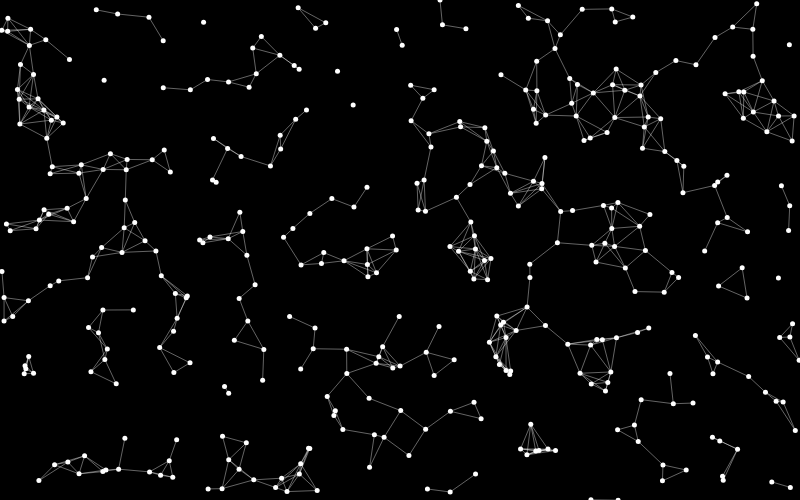
Frame 1 (no input)
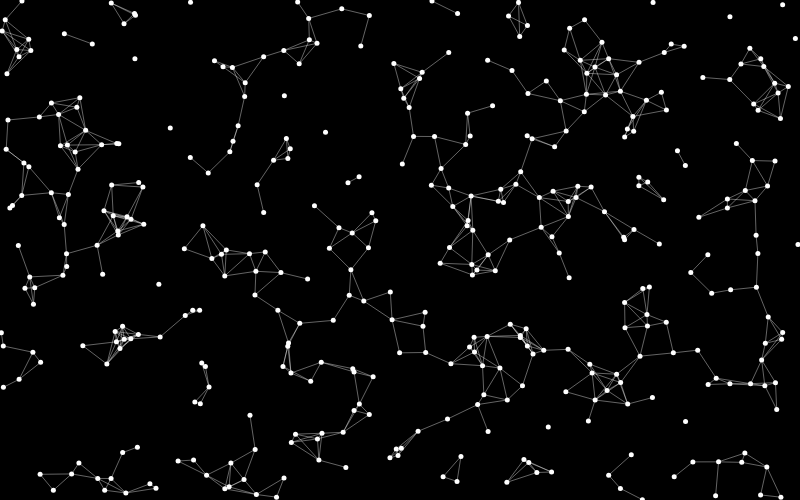
Frame 60 (no input)
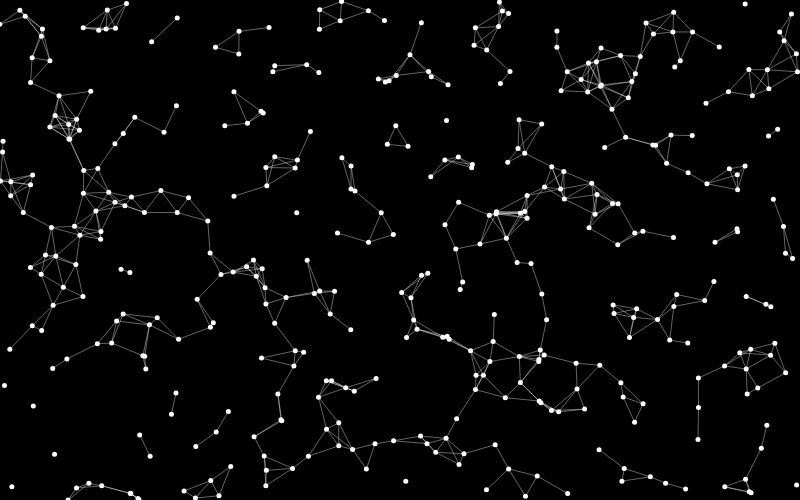
Frame 120 (the mouse pressed at the canvas centre since frame 60)

The p5.js sketch that drew these frames (run headless with seeded random() and noise() and a simulated clock; from frame 60 on, the mouse is pressed at the canvas centre):

// p5.js sketch
// ── sketch.js
let the_circles = [], lines = [];
let showWhiteCircle = false;
let circleRadius = 0;
let maxRadius = 200;
let lastX = 0, lastY = 0;

let isHoveringOverLine = false;

let hoverStartTime = 1000000000;  // 用于开始计时
let vanishStartTime = 1000000000;
let circlePos = { x: 0, y: 0 }; // 白色圆圈的位置

function setup() {
  let canvas = createCanvas(800, 500);
  // canvas.parent("p5-canvas-container");

  for (let i = 0; i < 400; i++) {
    let x = random(width);
    let y = random(height);

    let speedX = random(-0.5, 0.5);
    let speedY = random(-0.5, 0.5);

    while (abs(speedX) < 0.1) speedX = random(-0.5, 0.5);
    while (abs(speedY) < 0.1) speedY = random(-0.5, 0.5);

    the_circles.push(new MyCircle(x, y, speedX, speedY));
  }
}

function draw() {
  background(0);

  // 更新和显示所有白点
  for (let c of the_circles) {
    c.update();
    c.display();
  }

  // 检查是否有连线接近
  drawBigCircle();
  checkIfClose();
  checkWhetherToChoose();

  // 如果需要，显示白色圆圈
  if (showWhiteCircle) {
    noStroke();
    fill(255, 180); // 半透明白色
    circle(circlePos.x, circlePos.y, circleRadius);

    if (circleRadius < maxRadius) {
      circleRadius += 4;
    }
  }
  lastX = mouseX, lastY = mouseY;
  // console.log(hoverStartTime)
}

class MyCircle {
  constructor(startX, startY, speedX, speedY) {
    this.x = startX;
    this.y = startY;
    this.speedX = speedX;
    this.speedY = speedY;
  }

  update() {
    this.x += this.speedX;
    this.y += this.speedY;

    if (this.x < 0 || this.x > width) {
      this.speedX *= -1;
    }
    if (this.y < 0 || this.y > height) {
      this.speedY *= -1;
    }
  }

  display() {
    noStroke();
    push();
    translate(this.x, this.y);
    fill(255);
    circle(0, 0, 5); // 绘制小白点
    pop();
  }
}

class MyLine {
  constructor(circle1, circle2) {
    this.c1 = circle1;
    this.c2 = circle2;
  }
}

let bigX = [];
let bigY = [];
let alpha = 180;

function drawBigCircle() {
  console.log(bigX.length);
  for (let i = 0; i < bigX.length; i++) {
    noStroke();
    fill(255, alpha); // 半透明白色
    circle(bigX[i], bigY[i], maxRadius);
  }
  if (millis() - vanishStartTime >= 15000) alpha -= 1;
  if (alpha == 0){
    vanishStartTime = 1000000000;
    alpha = 180;
    bigX = [], bigY = [];
  }
}

function mousePressed() {
  if (showWhiteCircle && circleRadius >= maxRadius) {
    if (bigX.length < 3) {
      bigX.push(int(mouseX));
      bigY.push(int(mouseY));
      if (bigX.length == 3) vanishStartTime = millis();
    }
  }
}

function checkIfClose() {
  stroke(255, 100);
  strokeWeight(1);
  lines = []
  for (let i = 0; i < the_circles.length; i++) {
    for (let j = i + 1; j < the_circles.length; j++) {
      let c1 = the_circles[i];
      let c2 = the_circles[j];
      let d = dist(c1.x, c1.y, c2.x, c2.y);
      if (d < 35) {
        lines.push(new MyLine(c1, c2))
        line(c1.x, c1.y, c2.x, c2.y);
      }
    }
  }
}

function checkWhetherToChoose() {
  for (let i = 0; i < lines.length; i++){
    let d = dist(lines[i].c1.x, lines[i].c1.y, lines[i].c2.x, lines[i].c2.y);

    if (d < 20) {
      let dToLine = distToSegment(mouseX, mouseY, lines[i].c1.x, lines[i].c1.y, lines[i].c2.x, lines[i].c2.y);
      if (dToLine < 10) {
        isHoveringOverLine = true;

        // 鼠标悬浮在连线附近时开始计时
        if (hoverStartTime === 1000000000) {
          hoverStartTime = millis();
          circleRadius = 0;  // 每次显示时重置圆圈半径
        }

        // 如果鼠标悬停超过3秒，显示白色圆圈
        if (millis() - hoverStartTime >= 500 && bigX.length < 3) {
          // console.log(millis(), hoverStartTime)
          showWhiteCircle = true;
          circlePos = { x: mouseX, y: mouseY };
        }
      }
    }
  }
  // }

  // 如果鼠标离开连线区域，隐藏白色圆圈
  if (lastX != mouseX || lastY != mouseY){
    isHoveringOverLine = false;
    showWhiteCircle = false;
    hoverStartTime = 1000000000;  // 重置计时器
    // lines = []
  }
  // console.log(hoverStartTime)
}

function distToSegment(px, py, x1, y1, x2, y2) {
  let A = px - x1;
  let B = py - y1;
  let C = x2 - x1;
  let D = y2 - y1;

  let dot = A * C + B * D;
  let len_sq = C * C + D * D;
  let param = -1;
  if (len_sq !== 0) param = dot / len_sq;

  let xx, yy;

  if (param < 0) {
    xx = x1;
    yy = y1;
  } else if (param > 1) {
    xx = x2;
    yy = y2;
  } else {
    xx = x1 + param * C;
    yy = y1 + param * D;
  }

  let dx = px - xx;
  let dy = py - yy;
  return sqrt(dx * dx + dy * dy);
}
